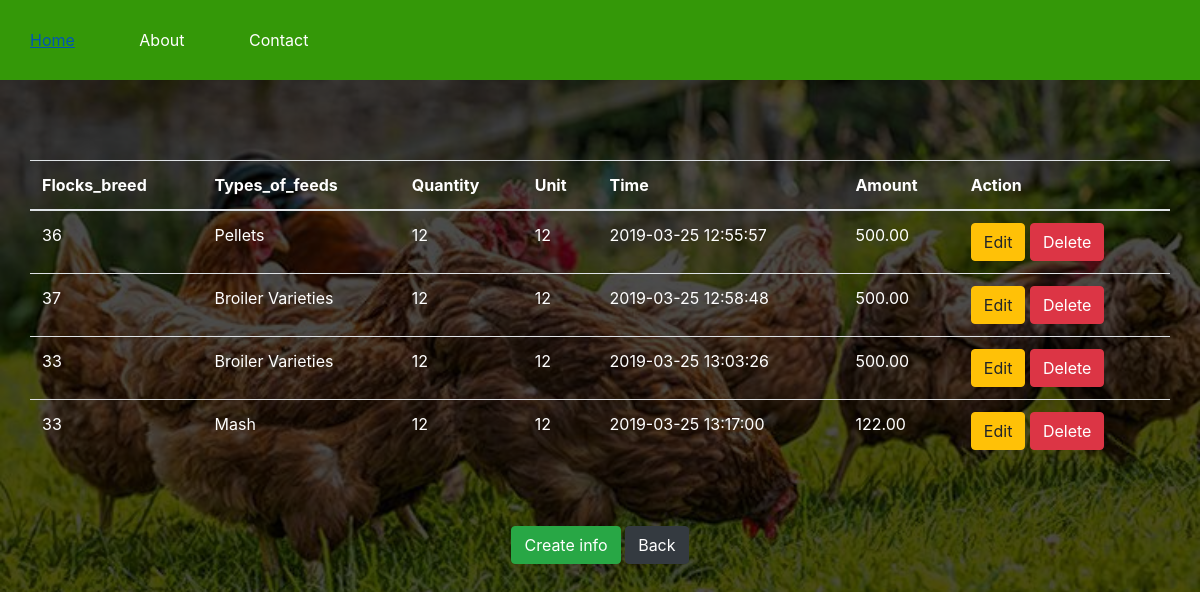
Page /feedscrud.php (signed in) on the committed database.
### tables this page shows
CREATE TABLE `feeds` (
  `id` int(100) NOT NULL,
  `userid` int(100) DEFAULT NULL,
  `flocks_id` int(100) DEFAULT NULL,
  `type_of_feeds` varchar(100) DEFAULT NULL,
  `quantity` varchar(100) DEFAULT NULL,
  `unit` varchar(100) DEFAULT NULL,
  `amount` decimal(7,2) DEFAULT NULL,
  `time` timestamp NOT NULL DEFAULT CURRENT_TIMESTAMP ON UPDATE CURRENT_TIMESTAMP
);

### feedscrud.php (the view, shortened to what this page needs)
<!DOCTYPE html>
<html>
<head>
	<link rel="stylesheet" type="text/css"	href="Css1/side.css">
	<link rel="stylesheet" href="bootstrap/css/bootstrap.min.css">
</head>
<body>
<div id="main">
			<nav>
				<ul>
					<li><a href="index.php">Home</a></li>
					<li><a href="#">About</a></li>
					<li><a href="#">Contact</a></li>
				</ul>
	</div>
	<?php require_once 'process3.php';?>
	<div class="container">
	<?php
		$mysqli = new mysqli('localhost','root','','registration') or die(mysqli_error($mysqli));
		$username= $_SESSION["username"];
		$result=$mysqli->query("select id from users where username='$username'") or die($mysqli->error);
		if(@count($result)==1)
		{
			$row=$result->fetch_array();
			$userid=$row['id'];
		}
		$result = $mysqli->query("SELECT * FROM feeds where userid='$userid'") or die($mysqli->error);
		?>
		<div class="row justify-content-center">
		<br><br><br>
			<table class="table">
				<thead>
					<tr class="text-white">
						<th>Flocks_breed</th>
						<th>Types_of_feeds</th>
						<th>Quantity</th>
						<th>Unit</th>
						<th>Time</th>
						<th>Amount</th>
						<th colspan="2">Action</th>
					</tr>
				</thead>
				<?php
					while($row=$result->fetch_assoc()):?>
						<tr class="text-white">
							<td><?php echo $row['flocks_id']?></td>
							<td><?php echo $row['type_of_feeds']?></td>
							<td><?php echo $row['quantity']?></td>
							<td><?php echo $row['unit']?></td>
							<td><?php echo $row['time']?></td>
							<td><?php echo $row['amount']?></td>
							<td>
								<a href="feedsadd.php?edit=<?php echo $row['id'];?>"
									class="btn btn-warning">Edit</a>
								<a href="process3.php?delete=<?php echo $row['id'];?>"
									class="btn btn-danger">Delete</a>
							</td>
						</tr>
						<?php endwhile;?>
			</table>
		</div>
		<br><br>
		<center>
		<a href="feedsadd.php"class="btn btn-success">Create info</a>
		<a href="index1.php"class="btn btn-dark">Back</a>
		</center>
</div>
</body>
</html>

### Css1/side.css (style rules this page uses)
* { margin:0px; padding:0px; }
body { font-size:120%; background:#F8F8FF; background-image:linear-gradient(rgba(0,0,0,0.7),rgba(0,0,0,0.7)), url("../Image chicken/b.jpg"); background-size:cover; }
#main { width:100%; height:20vh; }
nav { width:100%; height:80px; background-color:#349808; line-height:80px; }
nav ul { float:left; margin-right:30px; }
nav ul li { list-style-type: none; display:inline-block; transition:0.8s all; color:#fff }
nav ul li a { text-decoration:none; color:#fff; padding:30px; }
.btn { padding:10px; font-size:15px; color:white; background:#349808; border:none; border-radius:5px; }

### rows in the picture
feeds: flocks "36", type_of_feeds "Pellets", quantity "12", unit "12", time "2019-03-25 12:55:57", amount "500.00"
feeds: flocks "37", type_of_feeds "Broiler Varieties", quantity "12", unit "12", time "2019-03-25 12:58:48", amount "500.00"
feeds: flocks "33", type_of_feeds "Broiler Varieties", quantity "12", unit "12", time "2019-03-25 13:03:26", amount "500.00"
feeds: flocks "33", type_of_feeds "Mash", quantity "12", unit "12", time "2019-03-25 13:17:00", amount "122.00"
